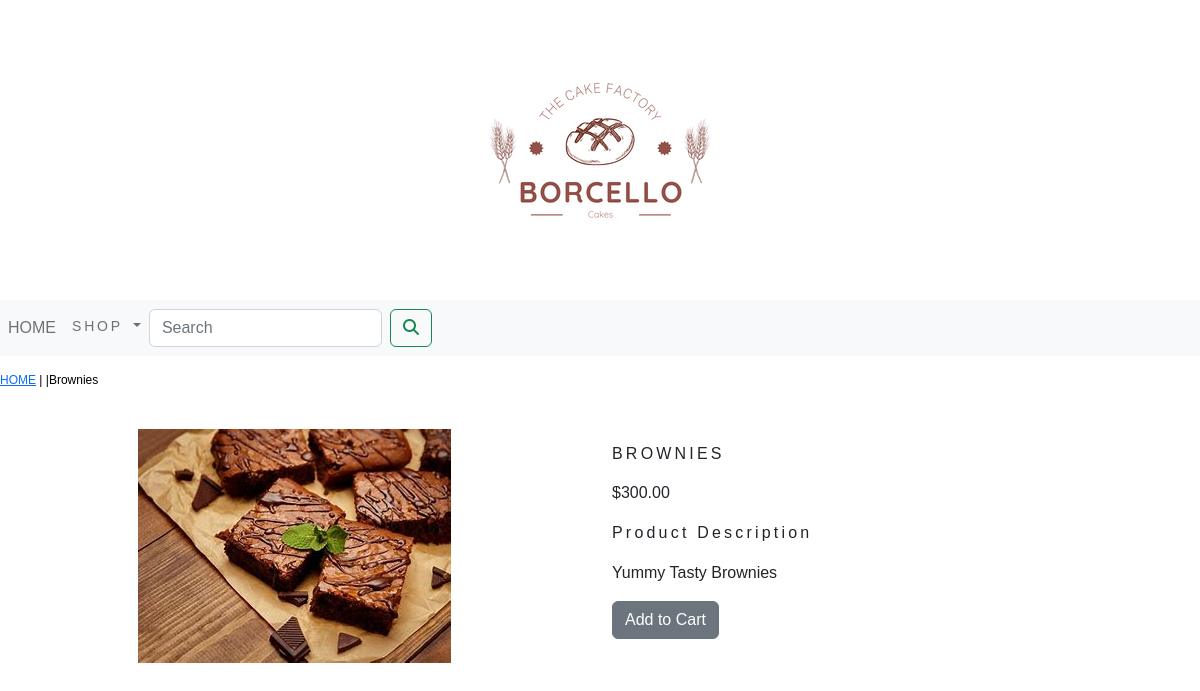
Page /shop/dessert/brownies/ on the committed database.
### shop/models.py (models this page shows, shortened)
class Product(models.Model):
    name=models.CharField(max_length=250,unique=True)
    slug=models.SlugField(max_length=250,unique=True)
    description=models.TextField(blank=True)
    price=models.DecimalField(max_digits=10,decimal_places=2)
    category=models.ForeignKey(Category,on_delete=models.CASCADE)
    image=models.ImageField(upload_to='product',  blank=True)
    stock=models.IntegerField()
    available=models.BooleanField(default=True)
    created=models.DateTimeField(auto_now_add=True)
    updated=models.DateTimeField(auto_now=True)
    class Meta:
        ordering = ('name',)
        verbose_name = 'product'
        verbose_name_plural = 'products'

### shop/views.py (the view)
# urls.py: path('<slug:c_slug>/<slug:product_slug>/',views.proDetail,name='proCatDetail'),
def proDetail(request,c_slug,product_slug):
    try:
        product=Product.objects.get(category__slug=c_slug,slug=product_slug)
    except Exception as e:
        raise e
    return render(request,'product.html',{'product':product})

### cart/context_processors.py (called while the page is built)
def counter(request):
    item_count=0
    if 'admin' in request.path:
        return {}
    else:
        try:
            cart=Cart.objects.filter(cart_id=_cart_id(request))
            cart_items=CartItem.objects.all().filter(cart=cart[:1])
            for cart_item in cart_items:
                item_count += cart_item.quantity
        except Cart.DeosNotExist:
            item_count =0
    return  dict(item_count=item_count)

### cart/views.py (called while the page is built)
def _cart_id(request):
    cart=request.session.session_key
    if not cart:
        cart=request.session.create()
    return cart

### shop/context_processors.py (called while the page is built)
def menu_links(request):
    links=Category.objects.all()
    return dict(links=links)

### shop/models.py (called while the page is built)
    def get_url(self):
        return reverse('shop:products_by_category',args=[self.slug])

### TEMPLATES/product.html (shortened to what this page needs)
{% extends 'base.html' %}
{% load static %}
{% block body %}
<div class="row my_prod_row_class">
    <div class="mx_auto">
        <p> <a href="{% url 'shop:allProdCat' %}">HOME</a> | <a href="{{product.category.get_url}}">{{product.categor}}</a>|{{product.name}}</p>
    </div>
 <div class="container">
 <br>
    <div class="row">
    <div class="col-12 col-sm-12 col-md-12 col-lg-6 text-center">
        <div style="min-width:18rem">
            <img src="{{product.image.url}}" alt="{{product.name}}">
        </div>
    </div>
        <div class="col-12 col-sm-12 col-md-12 col-lg-6">
            <div>
            <h1 class="my_prod_title">{{product.name}}</h1>
            <p>${{product.price}}</p>
            <p class="my_title"> Product Description </p>
            <p class="text-justify my_prod_text">{{product.description}}</p>
            {% if product.stock <= 0 %}
            <p class="text-justify my_prod_text"><b> Out of stock</b></p>
             {% else %}
            <a class="btn btn-secondary" href="{% url 'cart:add_cart' product.id %}">Add to Cart</a>
            {% endif %}
        </div>
            </div>
   </div>
 </div>
</div>
{% endblock %}

### static/css/custom.css (style rules this page uses)
body { font-family: 'Poppins', sans-serif; }
.my_title { font-size:16px; text_transform:uppercase; letter-spacing:.2em }
.my_prod_row_class { padding-top:15px; padding-bottom:20px }
.my_prod_row_class .mx_auto { color:#000; font-size:12px; text-decortion:name; }
.my_prod_title { font-size:16px; text-transform:uppercase; letter-spacing:.2em; padding-top:15px; padding-bottom:10px }
.my_prod_text { padding-right:20px }

### rows in the picture
Product: name "Brownies", image (picture), name "BROWNIES", price "300.00", description "Yummy Tasty Brownies"
